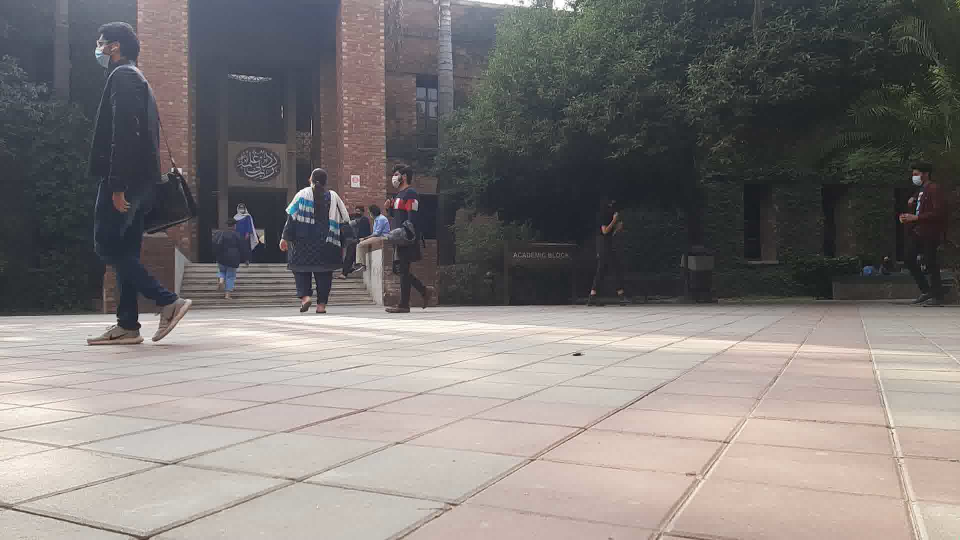
#> input picture images/img-a154.jpg, 1920 x 1080 px (shown at 1/2 size)
$ jupyter execute homo-testing.ipynb
#> lines starting #> are read from the running program, lines starting #| are printed output that depends on the picture; pictures that were not available may be replaced by others from this repository, and a replacement may not be noted
[cell 1]
import cv2 as cv2
import numpy as np
import matplotlib.pyplot as plt

[cell 2]
# a = np.array(
#     [
#         [7.67546433e-03, -1.21406182e-01, 2.89137392e01],
#         [-3.65208528e-02, -4.71871128e-01, 2.94691233e02],
#         [-2.57572953e-05, -1.68101050e-03, 1.00000000e00],
#     ]
# )
# b = np.array(
#     [
#         [3.88310503e-02, -1.23582967e00, 8.34971098e02],
#         [1.11222252e-01, -3.48839890e-01, -6.90047204e00],
#         [-2.61647507e-05, -1.62644355e-03, 1.00000000e00],
#     ]
# )

# c = np.array(
#     [
#         [-7.83431030e-02, -1.60527137e00, 1.19676893e03],
#         [1.61343825e-01, -1.41604759e00, 8.08436365e02],
#         [-2.43095831e-05, -1.78790005e-03, 1.00000000e00],
#     ]
# )

a = np.array(
    [
        [-1.49702737e-01, -1.88044198e00, 9.36208594e02],
        [1.20983957e-01, -1.07268276e00, 4.51178310e02],
        [3.06659966e-05, -3.02572931e-03, 1.00000000e00],
    ]
)

b = np.array(
    [
        [1.01419424e-01, -1.42303375e00, 5.78697769e02],
        [7.24751085e-02, -4.91177944e-02, -1.85738089e02],
        [-4.97717977e-05, -2.44008805e-03, 1.00000000e00],
    ]
)

c = np.array(
    [
        [2.11740875e00, -3.71683691e-01, -4.85991265e03],
        [-5.63994887e-01, 3.08345919e-01, -1.99120215e03],
        [1.25028441e-03, -9.45562764e-03, 1.00000000e00],
    ]
)

[cell 3]
IMG_A = "images/img-a154.jpg"
IMG_B = "images/img-b154.jpg"
IMG_C = "images/img-c154.jpg"

SIZE = (910, 681)

[cell 4]
img1 = cv2.imread(IMG_A)
#> img1 is the input picture: shape (1080, 1920, 3); mean B, G, R 119.3, 121, 125.7
img2 = cv2.imread(IMG_B)
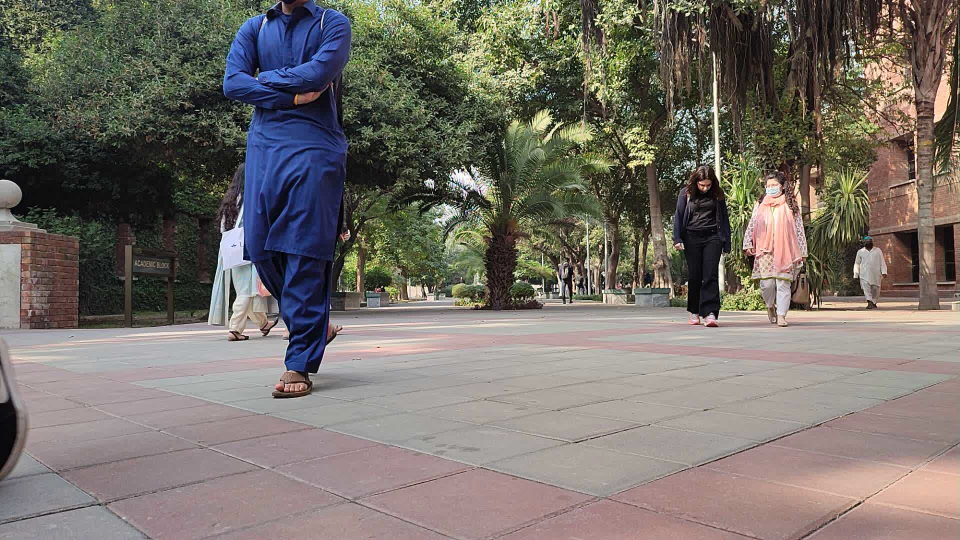
#> input picture images/img-a1.jpg, 1920 x 1080 px, given in place of img-b154.jpg, which was not available (shown at 1/2 size)
#> img2 is the input picture: shape (1080, 1920, 3); mean B, G, R 104.9, 111.7, 117.7
img3 = cv2.imread(IMG_C)
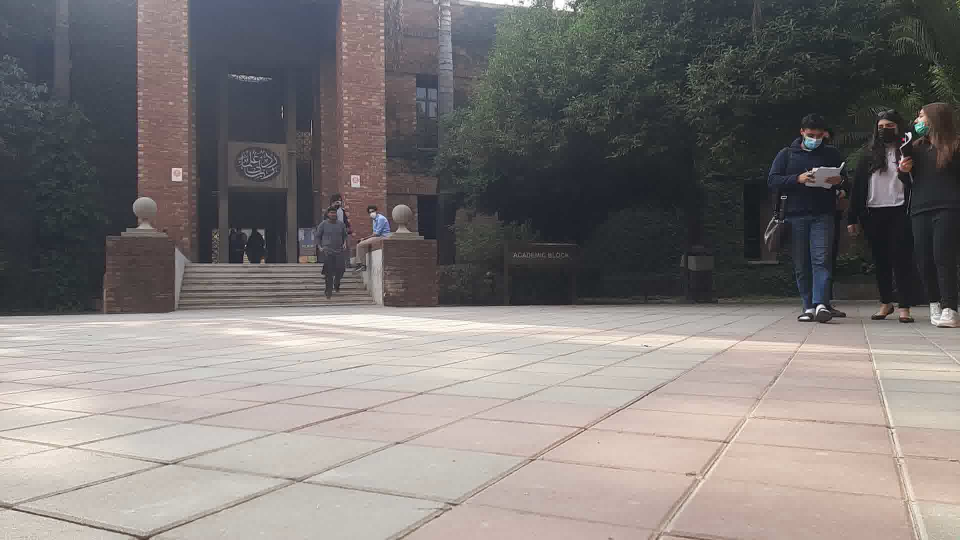
#> input picture images/img-a125.jpg, 1920 x 1080 px, given in place of img-c154.jpg, which was not available (shown at 1/2 size)
#> img3 is the input picture: shape (1080, 1920, 3); mean B, G, R 119.5, 120.9, 125.8

[cell 5]
warped_img1 = cv2.warpPerspective(img1, a, SIZE, cv2.INTER_LINEAR)
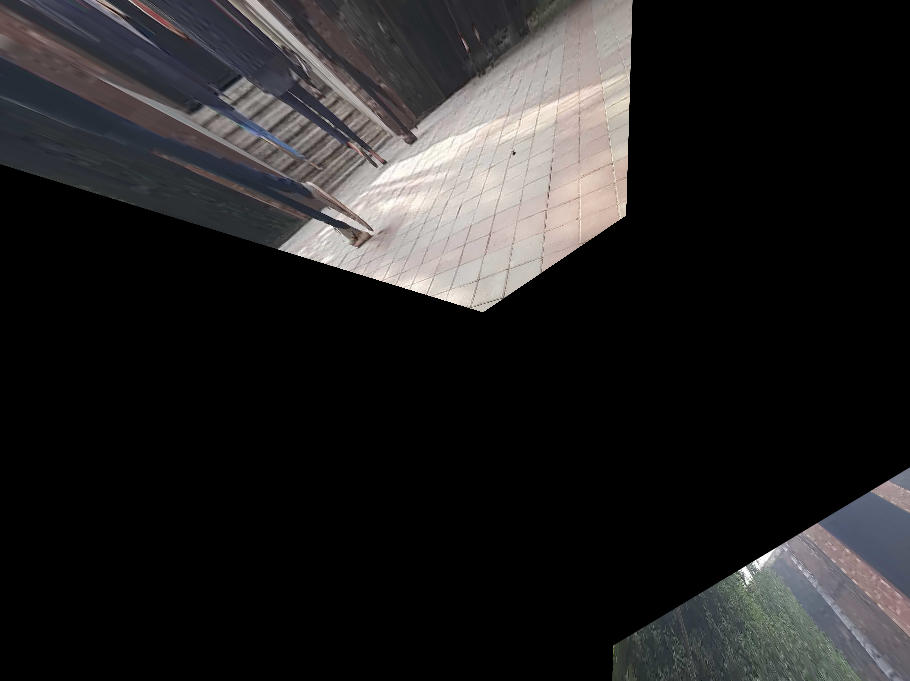
#> warped_img1: shape (681, 910, 3); mean B, G, R 34.3, 34.1, 35.2
plt.figure(figsize=(10, 10))
plt.imshow(warped_img1)
plt.show()

[cell 6]
warped_img2 = cv2.warpPerspective(img2, b, SIZE, cv2.INTER_LINEAR)
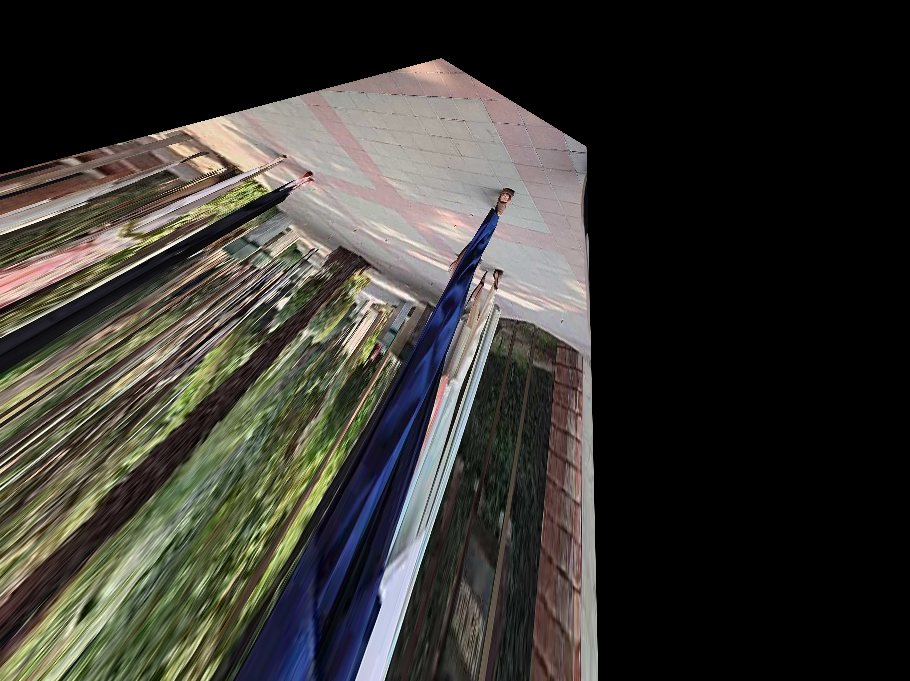
#> warped_img2: shape (681, 910, 3); mean B, G, R 49.5, 54.8, 56.4
T = np.array([[1, 0, ]])
plt.figure(figsize=(10, 10))
plt.imshow(warped_img2)
plt.show()

[cell 7]
warped_img3 = cv2.warpPerspective(img3, c, SIZE, cv2.INTER_LINEAR)
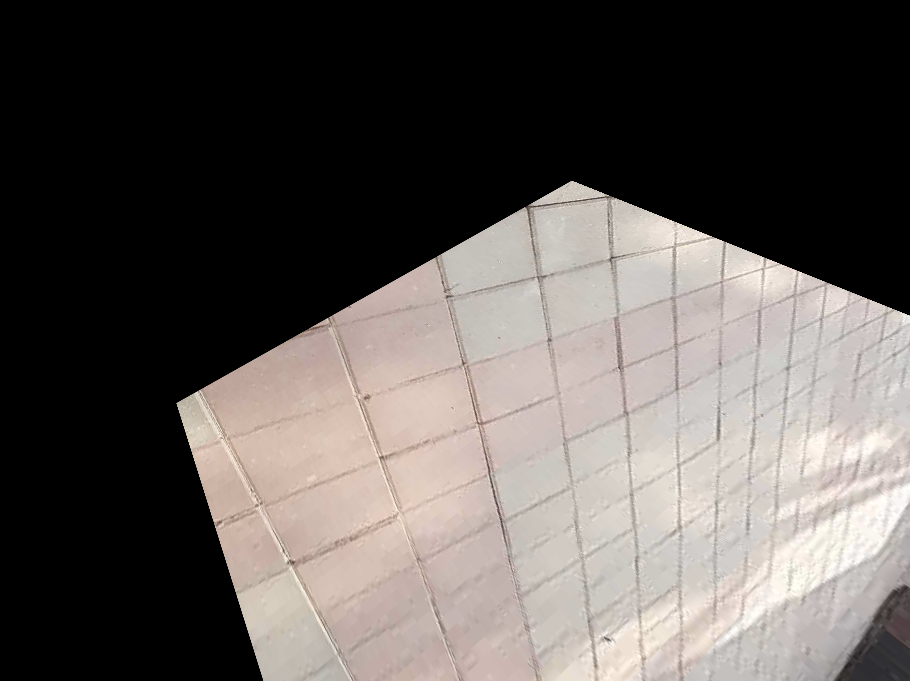
#> warped_img3: shape (681, 910, 3); mean B, G, R 86.1, 89.5, 94.9
plt.figure(figsize=(10, 10))
plt.imshow(warped_img3)
plt.show()

[cell 8]
sticher = cv2.Stitcher_create()

added = cv2.addWeighted(warped_img1, 0.5, warped_img2, 0.5, 0)
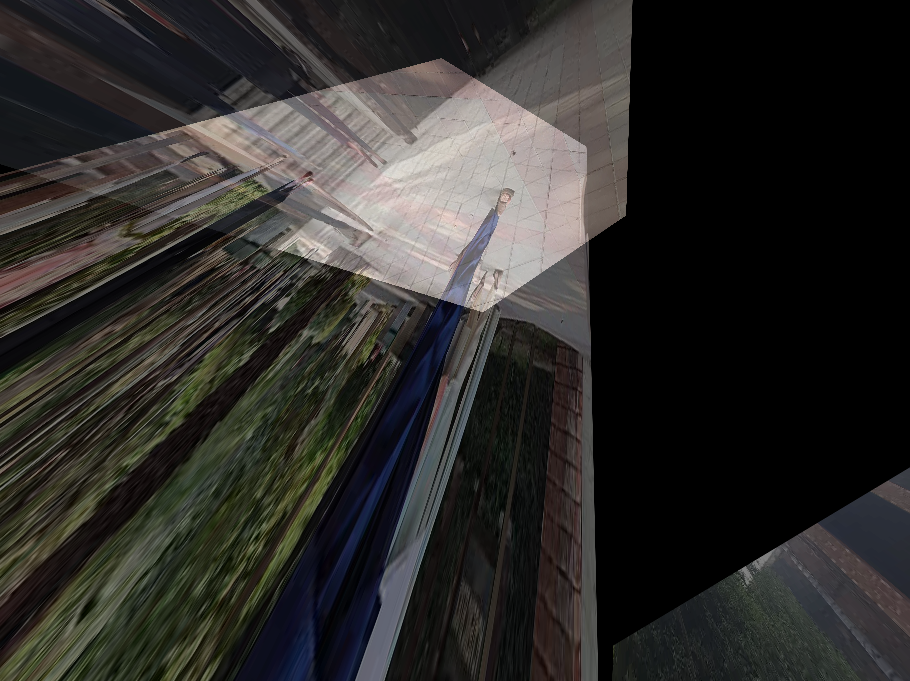
#> added: shape (681, 910, 3); mean B, G, R 41.9, 44.4, 45.8
added2 = cv2.addWeighted(added, 0.5, warped_img3, 0.5, 0)
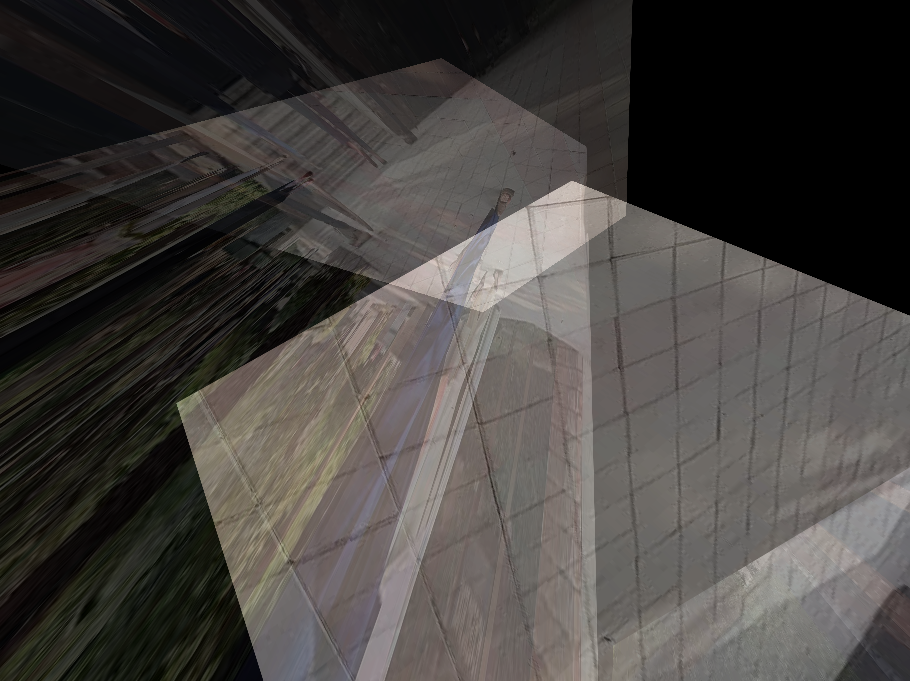
#> added2: shape (681, 910, 3); mean B, G, R 64, 67, 70.4
plt.figure(figsize=(10, 10))
plt.imshow(added2)
plt.show()
